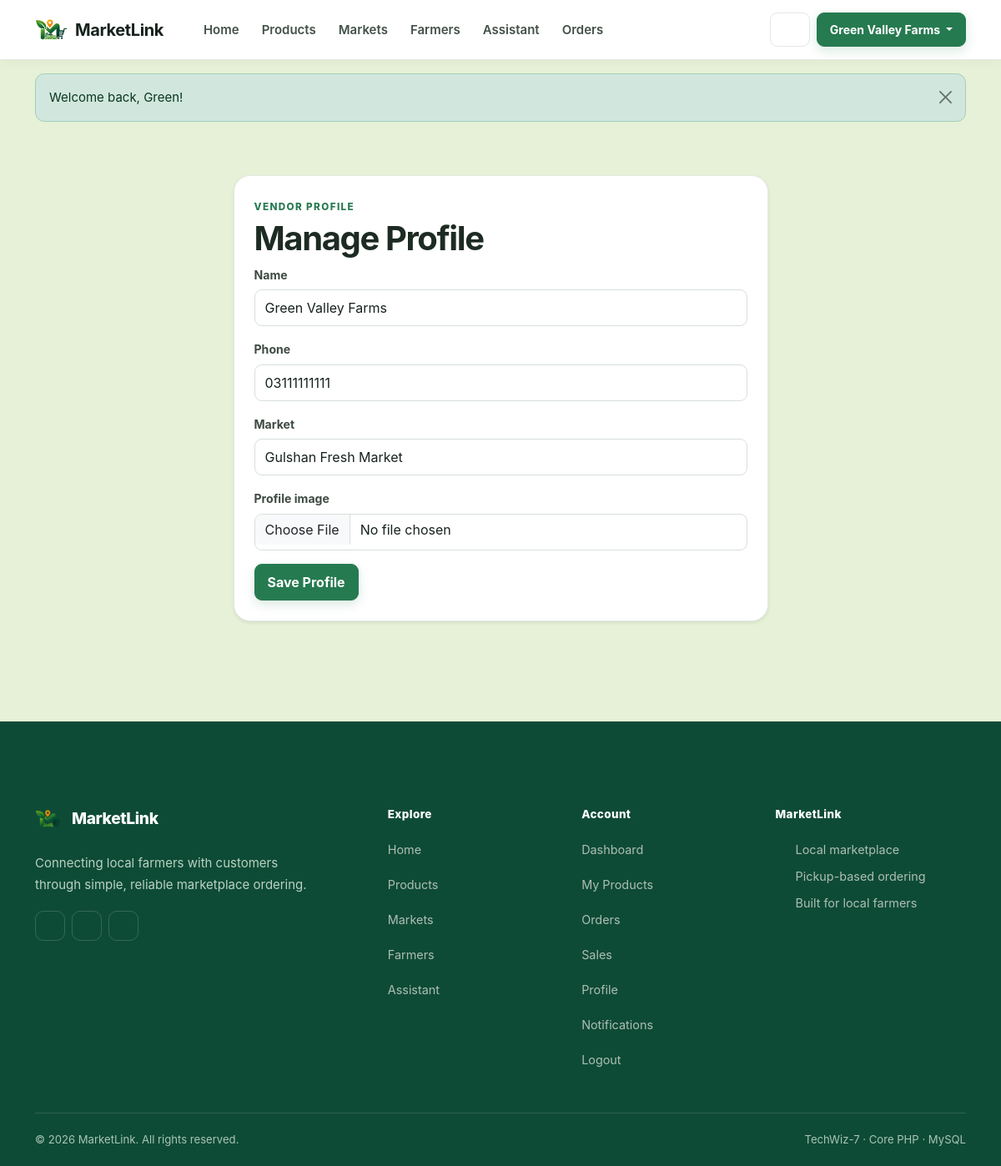
Page /farmer/profile (signed in) on the committed database.
### tables this page shows
CREATE TABLE `users` (
  `id` int(10) UNSIGNED NOT NULL,
  `name` varchar(120) NOT NULL,
  `email` varchar(190) NOT NULL,
  `password` varchar(255) NOT NULL,
  `phone` varchar(30) DEFAULT NULL,
  `profile_image` varchar(255) DEFAULT NULL,
  `role` enum('admin','farmer','customer') NOT NULL DEFAULT 'customer',
  `market_id` int(10) UNSIGNED DEFAULT NULL,
  `status` enum('active','inactive') NOT NULL DEFAULT 'active',
  `approval_status` enum('pending','approved','suspended') NOT NULL DEFAULT 'approved',
  `created_at` timestamp NOT NULL DEFAULT current_timestamp()
);

CREATE TABLE `markets` (
  `id` int(10) UNSIGNED NOT NULL,
  `name` varchar(120) NOT NULL,
  `address` varchar(255) NOT NULL,
  `latitude` decimal(10,7) NOT NULL,
  `longitude` decimal(10,7) NOT NULL,
  `status` enum('active','inactive') NOT NULL DEFAULT 'active',
  `created_at` timestamp NOT NULL DEFAULT current_timestamp()
);

### app/Controllers/FarmerController.php (called while the page is built, shortened)
<?php
class FarmerController
{
    public function profile(): void
    {
        require_role('farmer');
        $u = current_user();
        $markets = db()->query("SELECT id,name FROM markets WHERE status='active' ORDER BY name")->fetchAll();
        require __DIR__ . '/../Views/layouts/header.php';
        require __DIR__ . '/../Views/farmer/profile.php';
        require __DIR__ . '/../Views/layouts/footer.php';
    }
}

### index.php (called while the page is built, shortened)
<?php
require_once __DIR__ . '/app/Support/Router.php';
$router = new \App\Support\Router(require __DIR__ . '/routes/web.php');
$router->dispatch($_SERVER['REQUEST_METHOD'] ?? 'GET', $_SERVER['REQUEST_URI'] ?? '/');

### app/Support/auth.php (called while the page is built, shortened)
<?php
require_once __DIR__ . '/db.php';
function current_user(): ?array
{
    static $userLoaded = false;
    static $user = null;
    if ($userLoaded) return $user;
    $userLoaded = true;
    $st = db()->prepare('SELECT * FROM users WHERE id=? LIMIT 1');
    $st->execute([$_SESSION['user_id']]);
    $user = $st->fetch() ?: null;
    return $user;
}
function require_login(): void
{
    if (!current_user()) {
        flash('warning', 'Please login first.');
        redirect('login.php');
    }
}
function require_role(string $role): void
{
    require_login();
}

### app/Support/db.php (called while the page is built, shortened)
<?php
function db(): PDO {
    static $pdo = null;
    if ($pdo === null) {
        $dsn = 'mysql:host=' . DB_HOST . ';dbname=' . DB_NAME . ';charset=utf8mb4';
        $pdo = new PDO($dsn, DB_USER, DB_PASS, [PDO::ATTR_ERRMODE=>PDO::ERRMODE_EXCEPTION, PDO::ATTR_DEFAULT_FETCH_MODE=>PDO::FETCH_ASSOC, PDO::ATTR_EMULATE_PREPARES=>false]);
    }
    return $pdo;
}

### app/Views/farmer/profile.php (the view)
<div class="container py-5">
    <div class="row justify-content-center">
        <div class="col-lg-7">
            <div class="card border-0 shadow-sm">
                <div class="card-body p-4"><span class="eyebrow">Vendor profile</span>
                    <h1 class="fw-bold">Manage Profile</h1>
                    <form method="post" action="<?= url('actions/farmer_profile.php') ?>" enctype="multipart/form-data"><?= csrf_field() ?><div class="mb-3"><label class="form-label">Name</label><input class="form-control" name="name" value="<?= e($u['name']) ?>" required></div>
                        <div class="mb-3"><label class="form-label">Phone</label><input class="form-control" name="phone" value="<?= e($u['phone']) ?>"></div>
                        <div class="mb-3"><label class="form-label">Market</label><select class="form-select" name="market_id"><?php foreach ($markets as $m): ?><option value="<?= $m['id'] ?>" <?= $u['market_id'] == $m['id'] ? 'selected' : '' ?>><?= e($m['name']) ?></option><?php endforeach; ?></select></div>
                        <div class="mb-3"><label class="form-label">Profile image</label><input type="file" class="form-control" name="profile_image" accept="image/*"></div><button class="btn btn-primary">Save Profile</button>
                    </form>
                </div>
            </div>
        </div>
    </div>
</div>

### app/Support/Router.php (shortened to what this page needs)
<?php
class Router {
    public function dispatch(string $method, string $uri): void {
        $path = parse_url($uri, PHP_URL_PATH) ?: '/';
        foreach ($this->routes as [$m,$route,$handler]) {
            if ($m === $method && $route === $path) { [$class,$action]=$handler; (new $class())->$action(); return; }
        }
    }
}

### app/Views/layouts/header.php (shortened to what this page needs)
<?php
$flash = get_flash();
$user = current_user();
?>
<!doctype html>
<html lang="en">
<head>
    <link
        href="https://cdn.jsdelivr.net/npm/bootstrap@5.3.8/dist/css/bootstrap.min.css"
        rel="stylesheet"
    >
<link
        href="<?= url('assets/css/style.css') ?>"
        rel="stylesheet"
    >
</head>
<body>
    <nav class="navbar navbar-expand-lg navbar-light sticky-top">
        <div class="container">
            <a
                class="navbar-brand fw-bold d-flex align-items-center gap-2"
                href="<?= url('home') ?>"
            >
                <img src="<?= url('assets/img/logo.png') ?>" alt="MarketLink logo" width="40" height="40" class="d-inline-block align-text-top">
                <span>MarketLink</span>
            </a>
            <div id="mainNav" class="collapse navbar-collapse">
                <ul class="navbar-nav me-auto mb-2 mb-lg-0">
                    <li class="nav-item links">
                        <a
                            class="nav-link text-light"
                            href="<?= url('home') ?>"
                        >
                            Home
                        </a>
                    </li>
                    <li class="nav-item links">
                        <a
                            class="nav-link text-light"
                            href="<?= url('products') ?>"
                        >
                            Products
                        </a>
                    </li>
                    <li class="nav-item links">
                        <a
                            class="nav-link text-light"
                            href="<?= url('markets') ?>"
                        >
                            Markets
                        </a>
                    </li>
                    <li class="nav-item links">
                        <a
                            class="nav-link text-light"
                            href="<?= url('farmers') ?>"
                        >
                            Farmers
                        </a>
                    </li>
                    <li class="nav-item links">
                        <a
                            class="nav-link text-light"
                            href="<?= url('assistant') ?>"
                        >
                            Assistant
                        </a>
                    </li>
                    <?php if ($user && $user['role'] === 'customer'): ?>
                        <li class="nav-item links">
                            <a
                                class="nav-link text-light"
                                href="<?= url('orders') ?>"
                            >
                                Orders
                            </a>
                        </li>
                    <?php elseif ($user && $user['role'] === 'farmer'): ?>
                        <li class="nav-item">
                            <a
                                class="nav-link"
                                href="<?= url('farmer/orders') ?>"
                            >
                                Orders
                            </a>
                        </li>
                    <?php endif; ?>
                </ul>
                <div class="d-flex align-items-center gap-2">
                    <?php if ($user): ?>
                        <a
                            class="btn btn-outline-light btn-sm bell-icon"
                            href="<?= url('notifications') ?>"
                        >
                            <?= svg_icon("bell", "icon icon-sm", "Notifications") ?>
                        </a>
                        <div class="dropdown">
                            <button
                                class="btn btn-primary btn-sm dropdown-toggle"
                                data-bs-toggle="dropdown"
                            >
                                <?= e($user['name']) ?>
                            </button>
                        </div>
                    <?php endif; ?>
                </div>
            </div>
        </div>
    </nav>
    <?php if ($flash): ?>
        <div class="container mt-3">
            <div
                class="alert alert-<?= e($flash['type']) ?> alert-dismissible fade show"
                role="alert"
            >
                <?= e($flash['message']) ?>
                <button
                    class="btn-close"
                    data-bs-dismiss="alert"
                ></button>
            </div>
        </div>
    <?php endif; ?>

### assets/css/style.css (style rules this page uses)
:root { --green-950: #123b2a; --green-900: #174b34; --green-800: #1d6545; --green-700: #267a50; --green-600: #2f8b5c; --green-100: #e8f5ed; --green-50: #f4faf6; --ink: #17231d; --muted: #6b776f; --line: #e2e9e4; --paper: #ffffff; --page: #71af1a2c; --warning: #a66a00; --danger: #b42318; --radius: 14px; --radius-lg: 20px; --shadow: 0 8px 24px rgba(25, 55, 39, .07); --shadow-hover: 0 16px 36px rgba(25, 55, 39, .11); }
* { box-sizing: border-box; }
html { scroll-behavior: smooth; }
body { margin: 0; background: var(--page); color: var(--ink); font-family: Inter, ui-sans-serif, -apple-system, BlinkMacSystemFont, "Segoe UI", sans-serif; font-size: 15px; line-height: 1.6; -webkit-font-smoothing: antialiased; }
a { color: var(--green-700); text-decoration: none; }
.navbar { min-height: 72px; background: rgba(255,255,255,.97) !important; border-bottom: 1px solid var(--line) !important; box-shadow: 0 2px 14px rgba(20, 45, 31, .04); padding: 10px 0; }
.navbar .container { gap: 20px; }
.navbar-brand { color: var(--ink) !important; letter-spacing: -.02em; }
.navbar-nav { gap: 3px; }
.navbar-nav .links { margin: 0; }
.navbar-nav .links .nav-link, .navbar-nav .nav-link { position: relative; color: #445149 !important; font-weight: 600; padding: 9px 12px !important; border-radius: 9px; transition: background .18s ease, color .18s ease; }
.btn { border-radius: 9px; font-weight: 650; padding: 9px 15px; border-width: 1px; transition: transform .16s ease, box-shadow .16s ease, background .16s ease; }
.btn-primary { --bs-btn-bg: var(--green-700); --bs-btn-border-color: var(--green-700); --bs-btn-hover-bg: var(--green-900); --bs-btn-hover-border-color: var(--green-900); --bs-btn-active-bg: var(--green-900); --bs-btn-active-border-color: var(--green-900); box-shadow: 0 5px 13px rgba(38,122,80,.16); }
.form-control, .form-select { min-height: 44px; border-color: #d7e0da; border-radius: 9px; color: var(--ink); background: #fff; }
.form-label { color: #3d4a42; font-size: .88rem; font-weight: 650; margin-bottom: 6px; }
.hero-card, .card, .stat-card, .stat-mini, .info-box { background: var(--paper); border: 1px solid var(--line) !important; border-radius: var(--radius-lg) !important; }
.card, .stat-card { box-shadow: var(--shadow); }
.card-body { padding: 22px; }
.eyebrow { display: inline-block; margin-bottom: 7px; color: var(--green-700); font-size: .73rem; line-height: 1; text-transform: uppercase; letter-spacing: .12em; font-weight: 800; }
.alert { border-radius: 11px; border-width: 1px; }
.bell-icon { position: relative; color: var(--green-800) !important; background: #fff !important; border-color: var(--line) !important; box-shadow: none; }
.container > h1, .container h1 { letter-spacing: -.035em; color: #1d2b23; }
.navbar-brand img { object-fit: contain; border-radius: 9px; }

### rows in the picture
users: name "Green Valley Farms", phone "03111111111", market_id "Gulshan Fresh Market"
